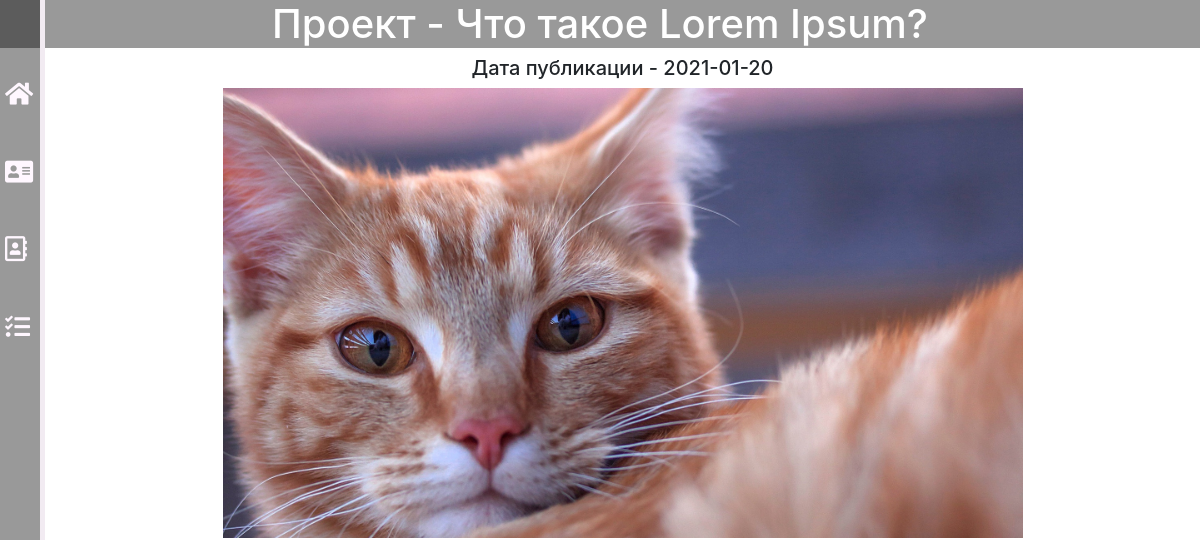
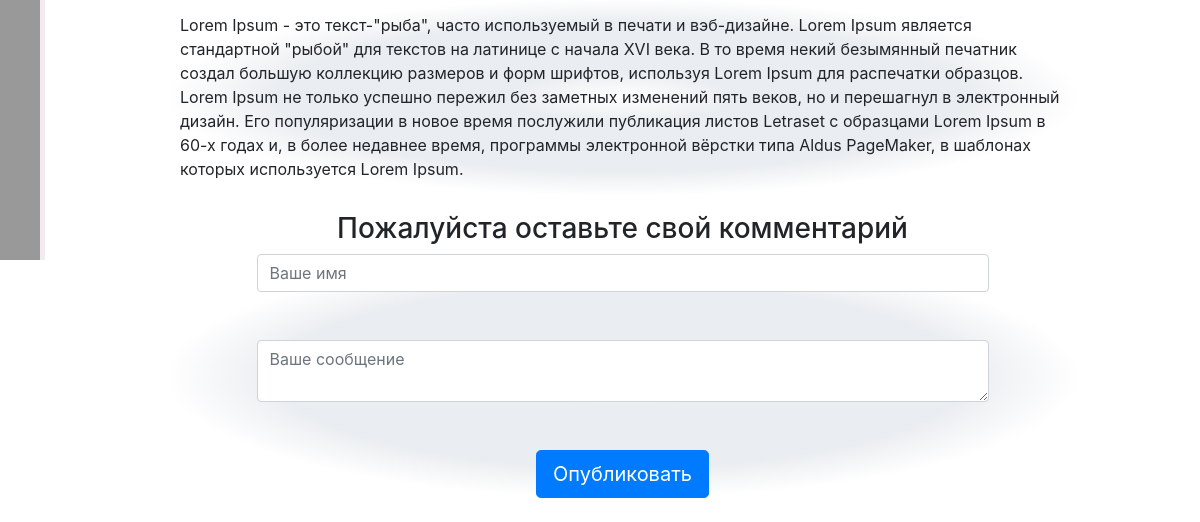
Page /project/26 on the earlier database version (2 pictures, top to bottom).
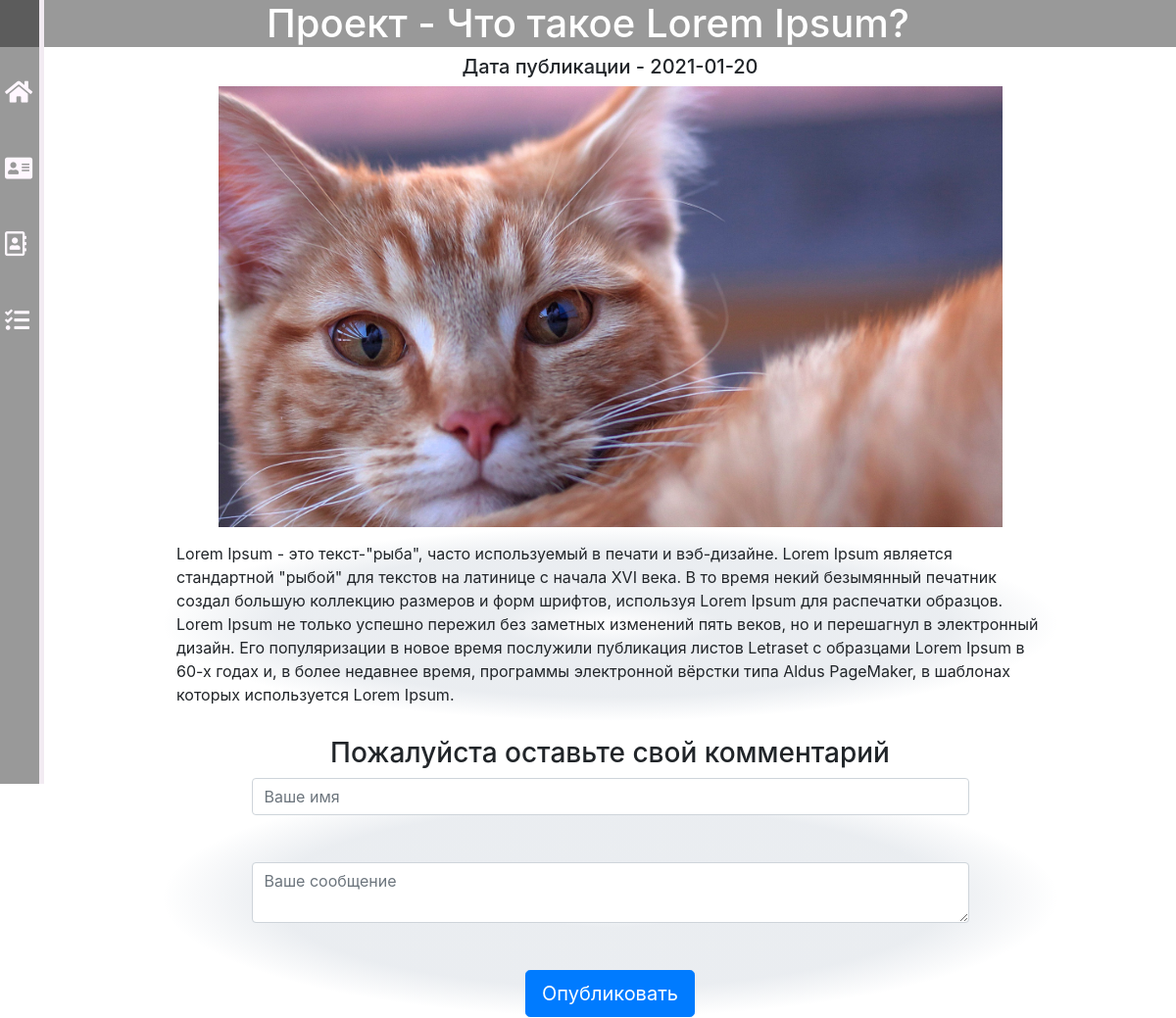
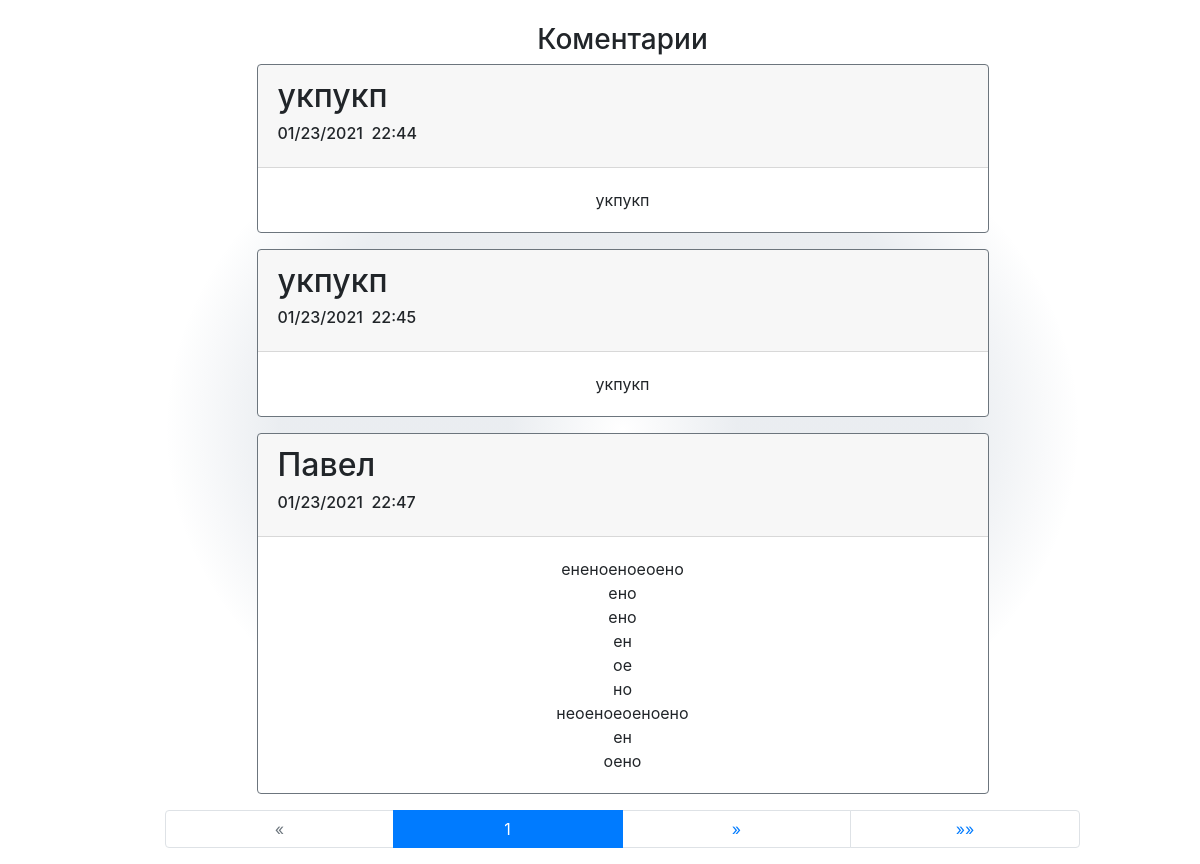
Same page on the later database version (2 pictures, top to bottom).
### main/models.py (models this page shows)
class Project(models.Model):
    name = models.CharField(max_length=30)
    date = models.DateTimeField()
    image = models.ImageField(upload_to="main/media/", default="main/media/koshka-koteika-ryzhaia-mordochka-vzgliad.jpg")
    text = models.TextField()

class Comment(models.Model):
    project = models.ForeignKey(Project, on_delete=models.CASCADE)
    author = models.CharField(max_length=30)
    date = models.DateTimeField()
    comment = models.TextField()

### main/views.py (the view, shortened to what this page needs)
# urls.py: path('project/<int:number_of_project>', views.project),
def project(request, number_of_project):
    if Project.objects.get(id=number_of_project):
        dictinary = model_to_dict(Project.objects.get(id=number_of_project))
        list_comments = Paginator(list(Comment.objects.filter(project=number_of_project)), 3)
        page_number = request.GET.get('page')
        dictinary['comments'] = list_comments.get_page(page_number)
        dictinary['text'] = dictinary['text'].replace("\n", "<br>")
        return render(request, 'main/project.html', dictinary)
    else:
        return redirect('/')

### main/templates/main/project.html (shortened to what this page needs)
{% extends 'main/layout.html' %}
{% load static %}
{% block styles %}
<link rel="stylesheet" href="{% static 'main/project.css' %}">
{% endblock %}
{% block name %}<h1>Проект - {{name}}</h1>{% endblock %}
{% block content %}
<h5>Дата публикации - {{date|date:'Y-m-d'}}</h5>
<img id="project_img" src="{{image.url}}" alt="My image">
<p id="text">{{text | safe}}</p>
<h3>Пожалуйста оставьте свой комментарий</h3>
<form method="POST", action="{{id}}">
    <input type="text", name="author", placeholder="Ваше имя" class="form-control">
    <br><br>
    <textarea name="comment", placeholder="Ваше сообщение" class="form-control"></textarea>
    <br><br>
    <input type="submit", value="Опубликовать" class="btn btn-primary btn-lg">
</form>
<br/>
{% if comments %}
<h3>Коментарии</h3>
<div id="comments">
{% for comment in comments %}
    <div class="card border-secondary mb-3">
      <div class="card-header"><h2>{{comment.author}}
          <h6 class="card-title">{{comment.date |date:"SHORT_DATE_FORMAT"}}
                                 {{comment.date |time:"G:i "}}</h6></h2>
      </div>
      <div class="card-body">
        <p class="card-text">{{comment.comment | safe}}</p>
      </div>
    </div>
{% endfor %}
</div>
<ul class="pagination">
    {% if comments.has_previous %}
        <li class="page-item">
            <a href="?page=1" class="page-link">&laquo;&laquo;</a>
        </li>
        <li class="page-item">
            <a href="?page={{ comments.previous_page_number }}" class="page-link">&laquo;</a>
        </li>
    {% else %}
        <li class="page-item disabled">
            <a class="page-link" href="#">&laquo;</a>
        </li>
    {% endif %}
    <li class="page-item active">
        <a class="page-link" href="#">{{ comments.number }}</a>
    </li>
    {% if comments.has_next %}
        <li class="page-item">
            <a href="?page={{ comments.next_page_number }}" class="page-link">&raquo;</a>
        </li>
        <li class="page-item">
            <a href="?page={{ comments.paginator.num_pages }}" class="page-link">&raquo;&raquo;</a>
        </li>
    {% else %}
        <li class="page-item disabled">
            <a class="page-link" href="#">&raquo;</a>
        </li>
    {% endif %}
</ul>
{% endif %}
{% endblock %}

### main/templates/main/layout.html (shortened to what this page needs)
{% load static %}
<!doctype html>
<html lang="en">
<head>
    <link rel="stylesheet" href="https://stackpath.bootstrapcdn.com/bootstrap/4.5.2/css/bootstrap.min.css">
    <link rel="stylesheet" href="{% static 'main/layout.css' %}">
    <link rel="stylesheet" href="https://use.fontawesome.com/releases/v5.8.2/css/all.css">
    {% block styles %}{% endblock %}
</head>
<body>
    <aside>
        <ul>
            <a href="/"><li><i class="fas fa-home"></i><span> Главная</span></li></a>
            <a href="/about"><li><i class="fas fa-address-card"></i><span> Обо мне</span></li></a>
            <a href="/contacts"><li><i class="far fa-address-book"></i><span> Контакты</span></li></a>
            <a href="/list_projects"><li><i class="fas fa-tasks"></i><span> Проекты</span></li></a>
        </ul>
    </aside>
        {% block name %}{% endblock %}
    <main>
        {% block content %}
        {% endblock %}
    </main>
</body>
</html>

### main/static/main/layout.css (style rules this page uses)
html { scroll-behavior: smooth; }
body { background: #ffffff; }
h1 { background-color: rgb(0,0,0); background-color: rgba(0,0,0, 0.4); color: white; text-align:center; }
aside { float: left; background-color: rgb(0,0,0); background-color: rgba(0,0,0, 0.4); width: 45px; height: 100vh; padding: 2,5%; color: #FFF7FF; border-right: 5px solid #F2EBF2; transition: all .5s; z-index: 999999; position: fixed; }
aside ul { list-style: none; position: fixed; }
aside ul li { color: #FFF7FF; transition: transform 1s ease; margin-left: -55px; padding: 20px; font-size: 25px; }
body img { max-width: 100vh; float: top; max-height: 100vh; }
main { text-align: center; padding-left: 45px; }

### main/static/main/project.css (style rules this page uses)
#text { padding: 15px; text-align: left; }
#text, form, #comments { background:radial-gradient(ellipse closest-side,rgba(50,80,115, 0.0), rgba(50,80,115, 0.1), rgba(50,80,115, 0.1), rgba(50,80,115, 0.1), rgba(50,80,115, 0)); }
.card, .form-control { margin-left: auto; margin-right: auto; width:80%; }
h2, h6 { text-align: left; }
.page-item { width:100%; }
@media only screen and (min-width: 1024px) { main { margin-left: auto; margin-right: auto; width:80%; } }

Differences in the rows shown:
added Comment: author "укпукп", date "01/23/2021", date "22:44", comment "укпукп"
added Comment: author "укпукп", date "01/23/2021", date "22:45", comment "укпукп"
added Comment: author "Павел", date "01/23/2021", date "22:47", comment "ененоеноеоено ено ено ен ое но неоеноеоеноено ен оено"
Other differences:
{{ comments.number }}: (not shown) → "1"
text now shown: "Коментарии « » »»"
